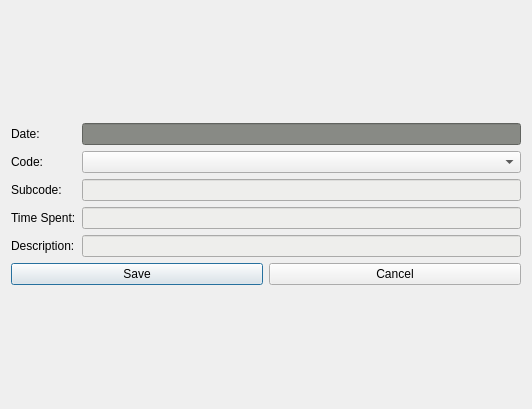
<?xml version="1.0" encoding="UTF-8"?>
<ui version="4.0">
 <class>entrydialog</class>
 <widget class="QDialog" name="entrydialog">
  <property name="geometry">
   <rect>
    <x>0</x>
    <y>0</y>
    <width>532</width>
    <height>409</height>
   </rect>
  </property>
  <property name="windowTitle">
   <string>Dialog</string>
  </property>
  <layout class="QGridLayout" name="gridLayout_2">
   <item row="0" column="0">
    <layout class="QVBoxLayout" name="verticalLayout_3">
     <item>
      <layout class="QHBoxLayout" name="horizontalLayout_6">
       <item>
        <layout class="QVBoxLayout" name="verticalLayout">
         <item>
          <widget class="QLabel" name="label_6">
           <property name="text">
            <string>Date:</string>
           </property>
          </widget>
         </item>
         <item>
          <layout class="QHBoxLayout" name="horizontalLayout">
           <item>
            <widget class="QLabel" name="label">
             <property name="text">
              <string>Code:</string>
             </property>
            </widget>
           </item>
          </layout>
         </item>
         <item>
          <layout class="QHBoxLayout" name="horizontalLayout_4">
           <item>
            <widget class="QLabel" name="label_4">
             <property name="text">
              <string>Subcode:</string>
             </property>
            </widget>
           </item>
          </layout>
         </item>
         <item>
          <layout class="QHBoxLayout" name="horizontalLayout_2">
           <item>
            <widget class="QLabel" name="label_2">
             <property name="text">
              <string>Time Spent:</string>
             </property>
            </widget>
           </item>
          </layout>
         </item>
         <item>
          <layout class="QHBoxLayout" name="horizontalLayout_5">
           <item>
            <widget class="QLabel" name="label_3">
             <property name="text">
              <string>Description:</string>
             </property>
            </widget>
           </item>
          </layout>
         </item>
        </layout>
       </item>
       <item>
        <layout class="QVBoxLayout" name="verticalLayout_2">
         <item>
          <widget class="QLineEdit" name="lineEditDate">
           <property name="styleSheet">
            <string notr="true">background-color: rgb(136, 138, 133);</string>
           </property>
          </widget>
         </item>
         <item>
          <widget class="QComboBox" name="comboBoxProjects"/>
         </item>
         <item>
          <widget class="QLineEdit" name="lineEditSubcode">
           <property name="styleSheet">
            <string notr="true">background-color:rgb(238, 238, 236);
color:rgb(0, 0, 170);</string>
           </property>
          </widget>
         </item>
         <item>
          <widget class="QLineEdit" name="lineEditTime">
           <property name="styleSheet">
            <string notr="true">background-color:rgb(238, 238, 236);
color:rgb(0, 0, 170);
</string>
           </property>
          </widget>
         </item>
         <item>
          <widget class="QLineEdit" name="lineEditDescription">
           <property name="styleSheet">
            <string notr="true">background-color:rgb(238, 238, 236);
color:rgb(0, 0, 170);</string>
           </property>
          </widget>
         </item>
        </layout>
       </item>
      </layout>
     </item>
     <item>
      <layout class="QGridLayout" name="gridLayout">
       <item row="0" column="0">
        <widget class="QPushButton" name="pushButtonSave">
         <property name="text">
          <string>Save</string>
         </property>
        </widget>
       </item>
       <item row="0" column="1">
        <widget class="QPushButton" name="pushButtonCancel">
         <property name="text">
          <string>Cancel</string>
         </property>
        </widget>
       </item>
      </layout>
     </item>
    </layout>
   </item>
  </layout>
 </widget>
 <resources/>
 <connections>
  <connection>
   <sender>pushButtonCancel</sender>
   <signal>clicked()</signal>
   <receiver>entrydialog</receiver>
   <slot>close()</slot>
   <hints>
    <hint type="sourcelabel">
     <x>305</x>
     <y>388</y>
    </hint>
    <hint type="destinationlabel">
     <x>427</x>
     <y>392</y>
    </hint>
   </hints>
  </connection>
  <connection>
   <sender>pushButtonSave</sender>
   <signal>clicked()</signal>
   <receiver>entrydialog</receiver>
   <slot>update()</slot>
   <hints>
    <hint type="sourcelabel">
     <x>204</x>
     <y>394</y>
    </hint>
    <hint type="destinationlabel">
     <x>123</x>
     <y>391</y>
    </hint>
   </hints>
  </connection>
 </connections>
</ui>
